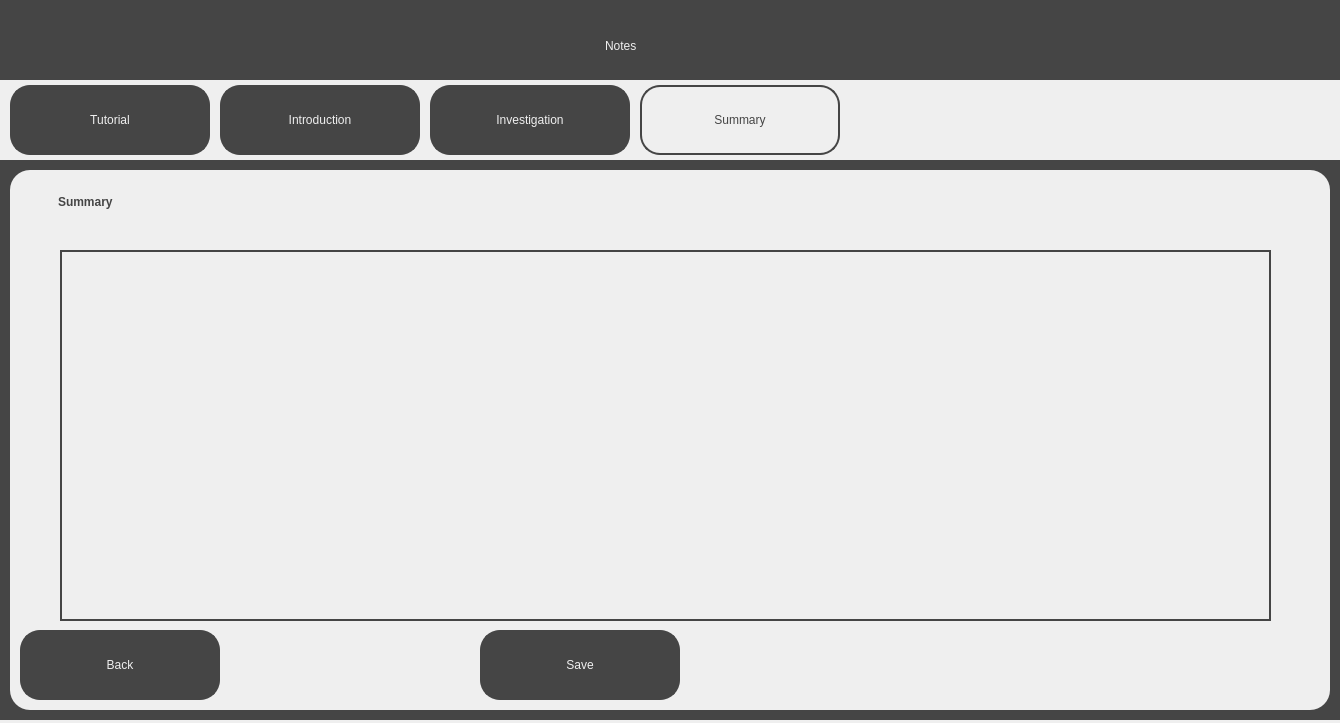
<?xml version="1.0" encoding="UTF-8"?>
<ui version="4.0">
 <class>SummaryNotesScreen</class>
 <widget class="QDialog" name="SummaryNotesScreen">
  <property name="geometry">
   <rect>
    <x>0</x>
    <y>0</y>
    <width>1340</width>
    <height>723</height>
   </rect>
  </property>
  <property name="windowTitle">
   <string>Visualising the Riemann Hypothesis - Notes</string>
  </property>
  <property name="sizeGripEnabled">
   <bool>false</bool>
  </property>
  <widget class="QWidget" name="widget" native="true">
   <property name="geometry">
    <rect>
     <x>0</x>
     <y>0</y>
     <width>1340</width>
     <height>720</height>
    </rect>
   </property>
   <property name="styleSheet">
    <string notr="true">background-color: rgb(69, 69, 69);</string>
   </property>
   <widget class="QLabel" name="Title">
    <property name="geometry">
     <rect>
      <x>605</x>
      <y>20</y>
      <width>131</width>
      <height>51</height>
     </rect>
    </property>
    <property name="styleSheet">
     <string notr="true">font: 36pt &quot;Sans Serif&quot;; color:rgb(239, 239, 239)</string>
    </property>
    <property name="text">
     <string>Notes</string>
    </property>
   </widget>
   <widget class="QWidget" name="TabBar" native="true">
    <property name="geometry">
     <rect>
      <x>0</x>
      <y>80</y>
      <width>1340</width>
      <height>80</height>
     </rect>
    </property>
    <property name="styleSheet">
     <string notr="true">background-color: rgb(239, 239, 239);</string>
    </property>
    <widget class="QPushButton" name="TutorialTab">
     <property name="geometry">
      <rect>
       <x>10</x>
       <y>5</y>
       <width>200</width>
       <height>70</height>
      </rect>
     </property>
     <property name="cursor">
      <cursorShape>PointingHandCursor</cursorShape>
     </property>
     <property name="styleSheet">
      <string notr="true">border: 2px solid;
border-radius: 20px;
border-color:rgb(69, 69, 69);
background-color: rgb(69, 69, 69);
font: 18pt &quot;Sans Serif&quot;; color:rgb(239, 239, 239);

</string>
     </property>
     <property name="text">
      <string>Tutorial</string>
     </property>
    </widget>
    <widget class="QPushButton" name="SummaryTab">
     <property name="geometry">
      <rect>
       <x>640</x>
       <y>5</y>
       <width>200</width>
       <height>70</height>
      </rect>
     </property>
     <property name="cursor">
      <cursorShape>PointingHandCursor</cursorShape>
     </property>
     <property name="styleSheet">
      <string notr="true">border: 2px solid;
border-radius: 20px;
border-color:rgb(69, 69, 69);
background-color: rgb(239, 239, 239);
font: 18pt &quot;Sans Serif&quot;; color:rgb(69, 69, 69);
</string>
     </property>
     <property name="text">
      <string>Summary</string>
     </property>
    </widget>
    <widget class="QPushButton" name="IntroductionTab">
     <property name="geometry">
      <rect>
       <x>220</x>
       <y>5</y>
       <width>200</width>
       <height>70</height>
      </rect>
     </property>
     <property name="cursor">
      <cursorShape>PointingHandCursor</cursorShape>
     </property>
     <property name="styleSheet">
      <string notr="true">border: 2px solid;
border-radius: 20px;
border-color:rgb(69, 69, 69);
background-color: rgb(69, 69, 69);
font: 18pt &quot;Sans Serif&quot;; color:rgb(239, 239, 239);
</string>
     </property>
     <property name="text">
      <string>Introduction</string>
     </property>
    </widget>
    <widget class="QPushButton" name="InvestigationTab">
     <property name="geometry">
      <rect>
       <x>430</x>
       <y>5</y>
       <width>200</width>
       <height>70</height>
      </rect>
     </property>
     <property name="cursor">
      <cursorShape>PointingHandCursor</cursorShape>
     </property>
     <property name="styleSheet">
      <string notr="true">border: 2px solid;
border-radius: 20px;
border-color:rgb(69, 69, 69);
background-color: rgb(69, 69, 69);
font: 18pt &quot;Sans Serif&quot;; color:rgb(239, 239, 239);
</string>
     </property>
     <property name="text">
      <string>Investigation</string>
     </property>
    </widget>
   </widget>
   <widget class="QWidget" name="MainWidget" native="true">
    <property name="geometry">
     <rect>
      <x>10</x>
      <y>170</y>
      <width>1320</width>
      <height>540</height>
     </rect>
    </property>
    <property name="styleSheet">
     <string notr="true">background-color: rgb(239, 239, 239);
border-radius: 20px;</string>
    </property>
    <widget class="QPushButton" name="BackButton">
     <property name="geometry">
      <rect>
       <x>10</x>
       <y>460</y>
       <width>200</width>
       <height>70</height>
      </rect>
     </property>
     <property name="cursor">
      <cursorShape>PointingHandCursor</cursorShape>
     </property>
     <property name="styleSheet">
      <string notr="true">border: 2px solid;
border-radius: 20px;
border-color:rgb(69, 69, 69);
background-color: rgb(69, 69, 69);
font: 18pt &quot;Sans Serif&quot;; color:rgb(239, 239, 239);
</string>
     </property>
     <property name="text">
      <string>Back</string>
     </property>
    </widget>
    <widget class="QLabel" name="SubTitleText">
     <property name="geometry">
      <rect>
       <x>40</x>
       <y>20</y>
       <width>181</width>
       <height>51</height>
      </rect>
     </property>
     <property name="styleSheet">
      <string notr="true">font: 25pt &quot;Sans Serif&quot;; color:rgb(69, 69, 69);
background-color: rgb(239, 239, 239); padding: 5px;</string>
     </property>
     <property name="text">
      <string>&lt;html&gt;&lt;head/&gt;&lt;body&gt;&lt;p&gt;&lt;span style=&quot; font-weight:600;&quot;&gt;Summary&lt;/span&gt;&lt;/p&gt;&lt;p&gt;&lt;br/&gt;&lt;/p&gt;&lt;/body&gt;&lt;/html&gt;</string>
     </property>
    </widget>
    <widget class="QTextEdit" name="NotesText">
     <property name="geometry">
      <rect>
       <x>50</x>
       <y>80</y>
       <width>1211</width>
       <height>371</height>
      </rect>
     </property>
     <property name="cursor" stdset="0">
      <cursorShape>IBeamCursor</cursorShape>
     </property>
     <property name="styleSheet">
      <string notr="true">background-color: rgb(239, 239, 239);
color: rgb(69, 69, 69);
font: 18pt &quot;Sans Serif&quot;;
border: 2px solid;
border-color:rgb(69, 69, 69);
border-radius: 0px;</string>
     </property>
     <property name="readOnly">
      <bool>false</bool>
     </property>
     <property name="html">
      <string>&lt;!DOCTYPE HTML PUBLIC &quot;-//W3C//DTD HTML 4.0//EN&quot; &quot;http://www.w3.org/TR/REC-html40/strict.dtd&quot;&gt;
&lt;html&gt;&lt;head&gt;&lt;meta name=&quot;qrichtext&quot; content=&quot;1&quot; /&gt;&lt;style type=&quot;text/css&quot;&gt;
p, li { white-space: pre-wrap; }
&lt;/style&gt;&lt;/head&gt;&lt;body style=&quot; font-family:'Sans Serif'; font-size:18pt; font-weight:400; font-style:normal;&quot;&gt;
&lt;p style=&quot;-qt-paragraph-type:empty; margin-top:0px; margin-bottom:0px; margin-left:0px; margin-right:0px; -qt-block-indent:0; text-indent:0px;&quot;&gt;&lt;br /&gt;&lt;/p&gt;&lt;/body&gt;&lt;/html&gt;</string>
     </property>
    </widget>
    <widget class="QPushButton" name="SaveButton">
     <property name="geometry">
      <rect>
       <x>470</x>
       <y>460</y>
       <width>200</width>
       <height>70</height>
      </rect>
     </property>
     <property name="cursor">
      <cursorShape>PointingHandCursor</cursorShape>
     </property>
     <property name="styleSheet">
      <string notr="true">border: 2px solid;
border-radius: 20px;
border-color:rgb(69, 69, 69);
background-color: rgb(69, 69, 69);
font: 18pt &quot;Sans Serif&quot;; color:rgb(239, 239, 239);
</string>
     </property>
     <property name="text">
      <string>Save</string>
     </property>
    </widget>
    <widget class="QLabel" name="SavedText">
     <property name="geometry">
      <rect>
       <x>690</x>
       <y>465</y>
       <width>191</width>
       <height>61</height>
      </rect>
     </property>
     <property name="styleSheet">
      <string notr="true">font: 25pt &quot;Sans Serif&quot;; color:rgb(69, 69, 69);
background-color: rgb(239, 239, 239); padding: 5px;
border-radius: 0px</string>
     </property>
     <property name="text">
      <string>&lt;html&gt;&lt;head/&gt;&lt;body&gt;&lt;p&gt;&lt;br/&gt;&lt;/p&gt;&lt;/body&gt;&lt;/html&gt;</string>
     </property>
    </widget>
   </widget>
  </widget>
 </widget>
 <resources/>
 <connections/>
</ui>
